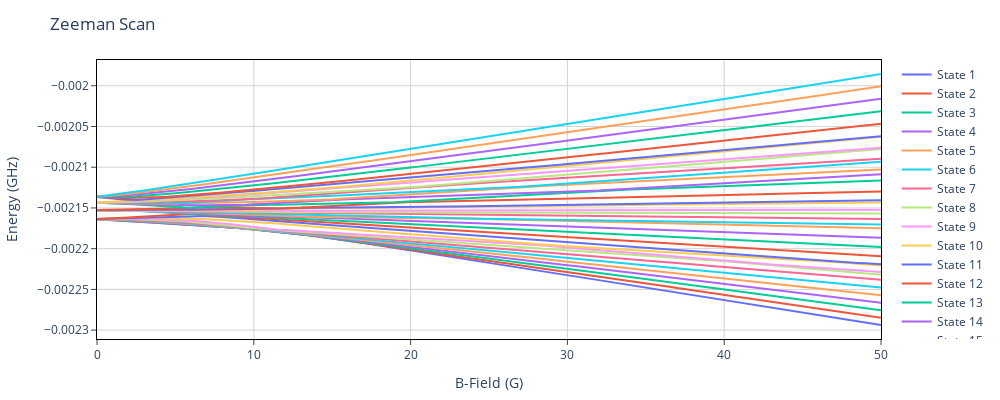

The cell this chart's notebook holds for it:
### Code cell
plotting.plotZeemanMap(h, ZeemanMap)
